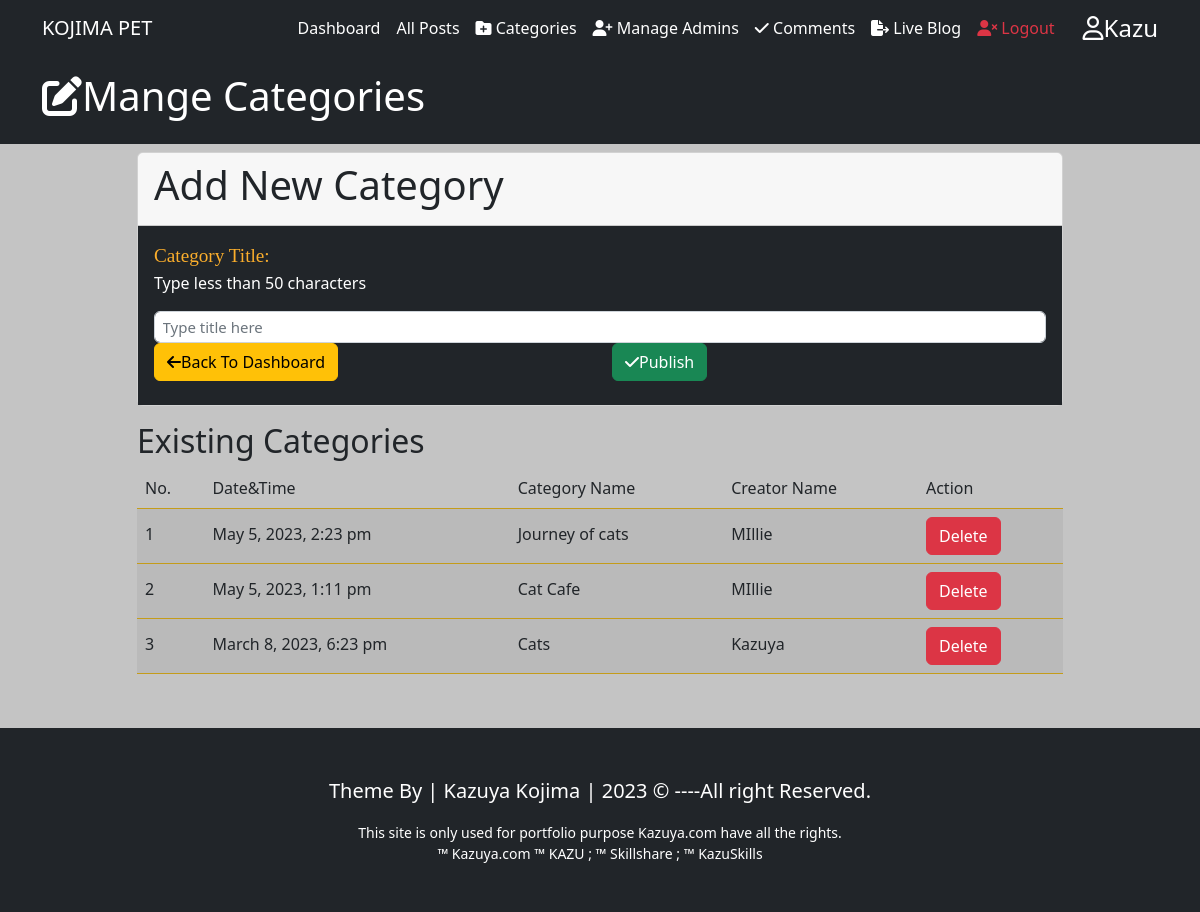
Screenshot of /Categories.php (signed in) with the database file from the repository.
### tables this page shows
CREATE TABLE `category` (
  `id` int(10) NOT NULL,
  `title` varchar(50) NOT NULL,
  `author` varchar(50) NOT NULL,
  `datetime` varchar(50) NOT NULL
);

### Categories.php (the view, shortened to what this page needs)
<?php
include('./templates/AdminHeader.php');
?>
<div class="bg-dark text-white py-3">
  <div class="container">
    <div class="row">
      <div class="col-md-12">
        <h1 class=""><i class="fas fa-edit"></i>Mange Categories</h1>
      </div>
    </div>
  </div>
</div>
<section class="container py-2 mb-4 mainAreaCat">
  <div class="row categoryMain">
    <div class="offset-lg-1 col-lg-10 categoryMain__item">
      <form action="Categories.php" class="" method="post">
        <div class="card mb-3">
          <div class="card-header">
            <h1 class="">Add New Category</h1>
          </div>
          <div class="card-body bg-dark">
            <div class="form-group">
              <label for="title">
                <span class="FieldInfo">
                  Category Title:
                </span>
              </label>
              <p class="text-white">Type less than 50 characters</p>
              <input class="form-control" type="text" name="CategoryTitle" id="title" placeholder="Type title here" value="">
            </div>
            <div class="row">
              <div class="col-lg-6 mb-2">
                <a href="Dashboard.php" class="btn btn-warning">
                  <i class="fas fa-arrow-left"></i>Back To Dashboard
                </a>
              </div>
              <div class="col-lg-6 mb-2">
                <button class="btn btn-success btn-block" type="submit" name="Submit">
                  <i class="fas fa-check"></i>Publish
                </button>
              </div>
            </div>
          </div>
        </div>
      </form>
      <h2>Existing Categories</h2>
      <table class="table table-striped table-hover">
        <thead class="thead-dark">
          <tr>
            <th>No. </th>
            <th>Date&Time</th>
            <th>Category Name</th>
            <th>Creator Name</th>
            <th>Action</th>
          </tr>
        </thead>
        <?php
        $sql = "select * from category  ORDER BY id desc ";
        $Execute = $ConnectingDB->query($sql);
        $SrNo = 0;
        while ($DataRows = $Execute->fetch()) :
          $CategoryId = $DataRows["id"];
          $CategoryDate = $DataRows["datetime"];
          $CategoryName = $DataRows["title"];
          $CreatorName = $DataRows["author"];
          $SrNo++;
        ?>
          <tbody>
            <tr>
              <td><?php echo htmlspecialchars($SrNo, ENT_QUOTES); ?></td>
              <td><?php echo htmlspecialchars($CategoryDate, ENT_QUOTES); ?></td>
              <td><?php echo htmlspecialchars($CategoryName, ENT_QUOTES); ?></td>
              <td><?php echo htmlspecialchars($CreatorName, ENT_QUOTES); ?></td>
              <td><a class="btn btn-danger" href="DeleteCategory.php?id=<?php echo htmlspecialchars($CategoryId, ENT_QUOTES); ?>">Delete</a></td>
            </tr>
          </tbody>
        <?php endwhile; ?>
      </table>
    </div>
  </div>
</section>
<?php
include('./templates/Footer.php');
?>

### rows the page displays
category: datetime "May 5, 2023, 2:23 pm", title "Journey of cats", author "MIllie"
category: datetime "May 5, 2023, 1:11 pm", title "Cat Cafe", author "MIllie"
category: datetime "March 8, 2023, 6:23 pm", title "Cats", author "Kazuya"

### other values shown
$Admin "Kazu"
